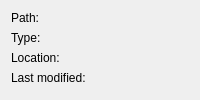
<?xml version="1.0" encoding="UTF-8"?>
<ui version="4.0">
 <class>Form</class>
 <widget class="QWidget" name="Form">
  <property name="windowTitle">
   <string>Form</string>
  </property>
  <layout class="QVBoxLayout" name="verticalLayout">
   <item>
    <layout class="QFormLayout" name="formLayout">
     <item row="0" column="0">
      <widget class="QLabel" name="labelPath">
       <property name="text">
        <string>Path:</string>
       </property>
      </widget>
     </item>
     <item row="1" column="0">
      <widget class="QLabel" name="labelType">
       <property name="text">
        <string>Type:</string>
       </property>
      </widget>
     </item>
     <item row="2" column="0">
      <widget class="QLabel" name="labelLocation">
       <property name="text">
        <string>Location:</string>
       </property>
      </widget>
     </item>
     <item row="3" column="0">
      <widget class="QLabel" name="labelLastModified">
       <property name="text">
        <string>Last modified:</string>
       </property>
      </widget>
     </item>
     <item row="0" column="1">
      <widget class="QLabel" name="textLabelPath">
       <property name="text">
        <string/>
       </property>
      </widget>
     </item>
     <item row="1" column="1">
      <widget class="QLabel" name="textLabelType">
       <property name="text">
        <string/>
       </property>
      </widget>
     </item>
     <item row="2" column="1">
      <widget class="QLabel" name="textLabelLocation">
       <property name="text">
        <string/>
       </property>
      </widget>
     </item>
     <item row="3" column="1">
      <widget class="QLabel" name="textLabelLastModified">
       <property name="text">
        <string/>
       </property>
      </widget>
     </item>
    </layout>
   </item>
  </layout>
 </widget>
 <resources/>
 <connections/>
</ui>
